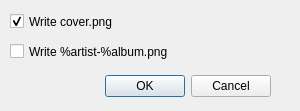
<?xml version="1.0" encoding="UTF-8"?>
<ui version="4.0">
 <class>Dialog</class>
 <widget class="QDialog" name="Dialog">
  <property name="geometry">
   <rect>
    <x>0</x>
    <y>0</y>
    <width>300</width>
    <height>111</height>
   </rect>
  </property>
  <property name="windowTitle">
   <string>Copy Cover Settings</string>
  </property>
  <widget class="QDialogButtonBox" name="buttonBox">
   <property name="geometry">
    <rect>
     <x>80</x>
     <y>70</y>
     <width>191</width>
     <height>32</height>
    </rect>
   </property>
   <property name="orientation">
    <enum>Qt::Horizontal</enum>
   </property>
   <property name="standardButtons">
    <set>QDialogButtonBox::Cancel|QDialogButtonBox::Ok</set>
   </property>
  </widget>
  <widget class="QWidget" name="widget" native="true">
   <property name="geometry">
    <rect>
     <x>10</x>
     <y>0</y>
     <width>201</width>
     <height>71</height>
    </rect>
   </property>
   <widget class="QCheckBox" name="checkBox">
    <property name="geometry">
     <rect>
      <x>0</x>
      <y>10</y>
      <width>151</width>
      <height>23</height>
     </rect>
    </property>
    <property name="text">
     <string>Write cover.png</string>
    </property>
    <property name="checked">
     <bool>true</bool>
    </property>
   </widget>
   <widget class="QCheckBox" name="checkBox_2">
    <property name="geometry">
     <rect>
      <x>0</x>
      <y>40</y>
      <width>201</width>
      <height>23</height>
     </rect>
    </property>
    <property name="text">
     <string>Write %artist-%album.png</string>
    </property>
   </widget>
  </widget>
 </widget>
 <resources/>
 <connections>
  <connection>
   <sender>buttonBox</sender>
   <signal>accepted()</signal>
   <receiver>Dialog</receiver>
   <slot>accept()</slot>
   <hints>
    <hint type="sourcelabel">
     <x>248</x>
     <y>254</y>
    </hint>
    <hint type="destinationlabel">
     <x>157</x>
     <y>274</y>
    </hint>
   </hints>
  </connection>
  <connection>
   <sender>buttonBox</sender>
   <signal>rejected()</signal>
   <receiver>Dialog</receiver>
   <slot>reject()</slot>
   <hints>
    <hint type="sourcelabel">
     <x>316</x>
     <y>260</y>
    </hint>
    <hint type="destinationlabel">
     <x>286</x>
     <y>274</y>
    </hint>
   </hints>
  </connection>
 </connections>
</ui>
